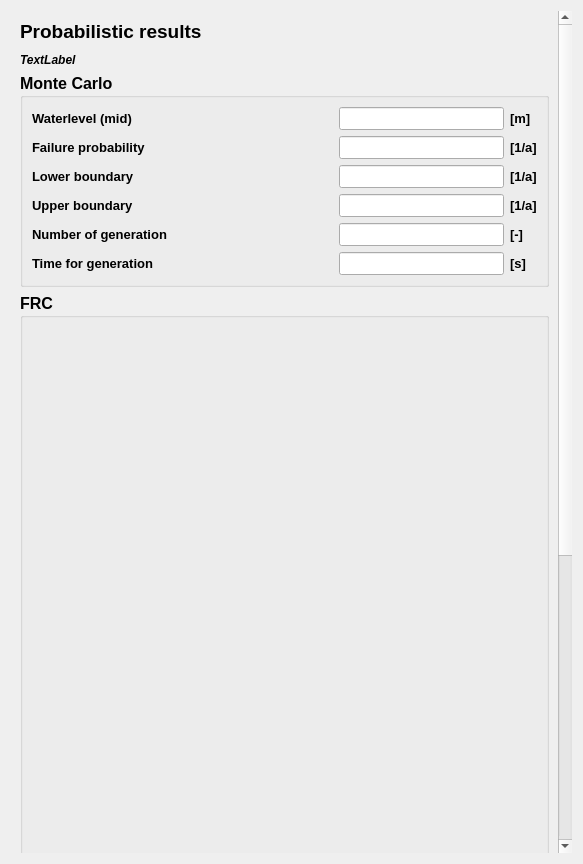
<?xml version="1.0" encoding="UTF-8"?>
<ui version="4.0">
 <class>FplGui_Prob_Result_Wid</class>
 <widget class="QWidget" name="FplGui_Prob_Result_Wid">
  <property name="geometry">
   <rect>
    <x>0</x>
    <y>0</y>
    <width>583</width>
    <height>864</height>
   </rect>
  </property>
  <property name="windowTitle">
   <string>Fpl results</string>
  </property>
  <layout class="QGridLayout" name="gridLayout_4">
   <item row="0" column="0">
    <widget class="QScrollArea" name="scrollArea">
     <property name="frameShape">
      <enum>QFrame::NoFrame</enum>
     </property>
     <property name="frameShadow">
      <enum>QFrame::Plain</enum>
     </property>
     <property name="widgetResizable">
      <bool>true</bool>
     </property>
     <widget class="QWidget" name="scrollAreaWidgetContents">
      <property name="geometry">
       <rect>
        <x>0</x>
        <y>0</y>
        <width>549</width>
        <height>1290</height>
       </rect>
      </property>
      <property name="sizePolicy">
       <sizepolicy hsizetype="MinimumExpanding" vsizetype="MinimumExpanding">
        <horstretch>0</horstretch>
        <verstretch>0</verstretch>
       </sizepolicy>
      </property>
      <layout class="QGridLayout" name="gridLayout_2">
       <property name="sizeConstraint">
        <enum>QLayout::SetNoConstraint</enum>
       </property>
       <item row="0" column="0">
        <layout class="QHBoxLayout" name="horizontalLayout_2">
         <property name="bottomMargin">
          <number>4</number>
         </property>
         <item>
          <widget class="QLabel" name="head_label">
           <property name="sizePolicy">
            <sizepolicy hsizetype="Expanding" vsizetype="Fixed">
             <horstretch>0</horstretch>
             <verstretch>0</verstretch>
            </sizepolicy>
           </property>
           <property name="font">
            <font>
             <family>Arial</family>
             <pointsize>14</pointsize>
             <weight>75</weight>
             <bold>true</bold>
            </font>
           </property>
           <property name="text">
            <string>Probabilistic results</string>
           </property>
          </widget>
         </item>
        </layout>
       </item>
       <item row="1" column="0">
        <widget class="QLabel" name="label_id">
         <property name="font">
          <font>
           <family>Arial</family>
           <pointsize>9</pointsize>
           <weight>75</weight>
           <italic>true</italic>
           <bold>true</bold>
          </font>
         </property>
         <property name="text">
          <string>TextLabel</string>
         </property>
        </widget>
       </item>
       <item row="2" column="0">
        <widget class="QGroupBox" name="groupBox_mc">
         <property name="sizePolicy">
          <sizepolicy hsizetype="Expanding" vsizetype="Expanding">
           <horstretch>0</horstretch>
           <verstretch>0</verstretch>
          </sizepolicy>
         </property>
         <property name="minimumSize">
          <size>
           <width>525</width>
           <height>0</height>
          </size>
         </property>
         <property name="maximumSize">
          <size>
           <width>16777215</width>
           <height>16777215</height>
          </size>
         </property>
         <property name="font">
          <font>
           <family>Arial</family>
           <pointsize>12</pointsize>
           <weight>75</weight>
           <bold>true</bold>
          </font>
         </property>
         <property name="toolTip">
          <string>Show the results of an MC-calculation for this section</string>
         </property>
         <property name="title">
          <string>Monte Carlo</string>
         </property>
         <property name="flat">
          <bool>false</bool>
         </property>
         <property name="checkable">
          <bool>false</bool>
         </property>
         <property name="checked">
          <bool>false</bool>
         </property>
         <layout class="QGridLayout" name="gridLayout">
          <item row="0" column="0">
           <widget class="QLabel" name="label">
            <property name="font">
             <font>
              <pointsize>10</pointsize>
             </font>
            </property>
            <property name="text">
             <string>Waterlevel (mid)</string>
            </property>
           </widget>
          </item>
          <item row="0" column="1">
           <spacer name="horizontalSpacer">
            <property name="orientation">
             <enum>Qt::Horizontal</enum>
            </property>
            <property name="sizeHint" stdset="0">
             <size>
              <width>40</width>
              <height>20</height>
             </size>
            </property>
           </spacer>
          </item>
          <item row="0" column="2">
           <widget class="QLineEdit" name="lineEdit_waterlevel">
            <property name="font">
             <font>
              <pointsize>10</pointsize>
             </font>
            </property>
            <property name="alignment">
             <set>Qt::AlignRight|Qt::AlignTrailing|Qt::AlignVCenter</set>
            </property>
            <property name="readOnly">
             <bool>true</bool>
            </property>
           </widget>
          </item>
          <item row="0" column="3">
           <widget class="QLabel" name="label_2">
            <property name="font">
             <font>
              <pointsize>10</pointsize>
             </font>
            </property>
            <property name="text">
             <string>[m]</string>
            </property>
           </widget>
          </item>
          <item row="1" column="0">
           <widget class="QLabel" name="label_5">
            <property name="font">
             <font>
              <pointsize>10</pointsize>
             </font>
            </property>
            <property name="text">
             <string>Failure probability</string>
            </property>
           </widget>
          </item>
          <item row="1" column="1">
           <spacer name="horizontalSpacer_3">
            <property name="orientation">
             <enum>Qt::Horizontal</enum>
            </property>
            <property name="sizeHint" stdset="0">
             <size>
              <width>40</width>
              <height>20</height>
             </size>
            </property>
           </spacer>
          </item>
          <item row="1" column="2">
           <widget class="QLineEdit" name="lineEdit_failure_prob">
            <property name="font">
             <font>
              <pointsize>10</pointsize>
             </font>
            </property>
            <property name="alignment">
             <set>Qt::AlignRight|Qt::AlignTrailing|Qt::AlignVCenter</set>
            </property>
            <property name="readOnly">
             <bool>true</bool>
            </property>
           </widget>
          </item>
          <item row="1" column="3">
           <widget class="QLabel" name="label_6">
            <property name="font">
             <font>
              <pointsize>10</pointsize>
             </font>
            </property>
            <property name="text">
             <string>[1/a]</string>
            </property>
           </widget>
          </item>
          <item row="2" column="0">
           <widget class="QLabel" name="label_7">
            <property name="font">
             <font>
              <pointsize>10</pointsize>
             </font>
            </property>
            <property name="text">
             <string>Lower boundary</string>
            </property>
           </widget>
          </item>
          <item row="2" column="1">
           <spacer name="horizontalSpacer_4">
            <property name="orientation">
             <enum>Qt::Horizontal</enum>
            </property>
            <property name="sizeHint" stdset="0">
             <size>
              <width>40</width>
              <height>20</height>
             </size>
            </property>
           </spacer>
          </item>
          <item row="2" column="2">
           <widget class="QLineEdit" name="lineEdit_lower_bound">
            <property name="font">
             <font>
              <pointsize>10</pointsize>
             </font>
            </property>
            <property name="alignment">
             <set>Qt::AlignRight|Qt::AlignTrailing|Qt::AlignVCenter</set>
            </property>
            <property name="readOnly">
             <bool>true</bool>
            </property>
           </widget>
          </item>
          <item row="2" column="3">
           <widget class="QLabel" name="label_8">
            <property name="font">
             <font>
              <pointsize>10</pointsize>
             </font>
            </property>
            <property name="text">
             <string>[1/a]</string>
            </property>
           </widget>
          </item>
          <item row="3" column="0">
           <widget class="QLabel" name="label_9">
            <property name="font">
             <font>
              <pointsize>10</pointsize>
             </font>
            </property>
            <property name="text">
             <string>Upper boundary</string>
            </property>
           </widget>
          </item>
          <item row="3" column="1">
           <spacer name="horizontalSpacer_5">
            <property name="orientation">
             <enum>Qt::Horizontal</enum>
            </property>
            <property name="sizeHint" stdset="0">
             <size>
              <width>40</width>
              <height>20</height>
             </size>
            </property>
           </spacer>
          </item>
          <item row="3" column="2">
           <widget class="QLineEdit" name="lineEdit_upper_bound">
            <property name="font">
             <font>
              <pointsize>10</pointsize>
             </font>
            </property>
            <property name="alignment">
             <set>Qt::AlignRight|Qt::AlignTrailing|Qt::AlignVCenter</set>
            </property>
            <property name="readOnly">
             <bool>true</bool>
            </property>
           </widget>
          </item>
          <item row="3" column="3">
           <widget class="QLabel" name="label_10">
            <property name="font">
             <font>
              <pointsize>10</pointsize>
             </font>
            </property>
            <property name="text">
             <string>[1/a]</string>
            </property>
           </widget>
          </item>
          <item row="4" column="0">
           <widget class="QLabel" name="label_11">
            <property name="font">
             <font>
              <pointsize>10</pointsize>
             </font>
            </property>
            <property name="text">
             <string>Number of generation</string>
            </property>
           </widget>
          </item>
          <item row="4" column="1">
           <spacer name="horizontalSpacer_6">
            <property name="orientation">
             <enum>Qt::Horizontal</enum>
            </property>
            <property name="sizeHint" stdset="0">
             <size>
              <width>17</width>
              <height>17</height>
             </size>
            </property>
           </spacer>
          </item>
          <item row="4" column="2">
           <widget class="QLineEdit" name="lineEdit_number_gen">
            <property name="font">
             <font>
              <pointsize>10</pointsize>
             </font>
            </property>
            <property name="alignment">
             <set>Qt::AlignRight|Qt::AlignTrailing|Qt::AlignVCenter</set>
            </property>
            <property name="readOnly">
             <bool>true</bool>
            </property>
           </widget>
          </item>
          <item row="4" column="3">
           <widget class="QLabel" name="label_12">
            <property name="font">
             <font>
              <pointsize>10</pointsize>
             </font>
            </property>
            <property name="text">
             <string>[-]</string>
            </property>
           </widget>
          </item>
          <item row="5" column="0">
           <widget class="QLabel" name="label_13">
            <property name="font">
             <font>
              <pointsize>10</pointsize>
             </font>
            </property>
            <property name="text">
             <string>Time for generation</string>
            </property>
           </widget>
          </item>
          <item row="5" column="1">
           <spacer name="horizontalSpacer_7">
            <property name="orientation">
             <enum>Qt::Horizontal</enum>
            </property>
            <property name="sizeHint" stdset="0">
             <size>
              <width>40</width>
              <height>20</height>
             </size>
            </property>
           </spacer>
          </item>
          <item row="5" column="2">
           <widget class="QLineEdit" name="lineEdit_time">
            <property name="font">
             <font>
              <pointsize>10</pointsize>
             </font>
            </property>
            <property name="alignment">
             <set>Qt::AlignRight|Qt::AlignTrailing|Qt::AlignVCenter</set>
            </property>
            <property name="readOnly">
             <bool>true</bool>
            </property>
           </widget>
          </item>
          <item row="5" column="3">
           <widget class="QLabel" name="label_14">
            <property name="font">
             <font>
              <pointsize>10</pointsize>
             </font>
            </property>
            <property name="text">
             <string>[s]</string>
            </property>
           </widget>
          </item>
         </layout>
        </widget>
       </item>
       <item row="3" column="0">
        <widget class="QGroupBox" name="groupBox_frc">
         <property name="sizePolicy">
          <sizepolicy hsizetype="MinimumExpanding" vsizetype="MinimumExpanding">
           <horstretch>0</horstretch>
           <verstretch>0</verstretch>
          </sizepolicy>
         </property>
         <property name="minimumSize">
          <size>
           <width>525</width>
           <height>1000</height>
          </size>
         </property>
         <property name="maximumSize">
          <size>
           <width>16777215</width>
           <height>16777215</height>
          </size>
         </property>
         <property name="font">
          <font>
           <family>Arial</family>
           <pointsize>12</pointsize>
           <weight>75</weight>
           <bold>true</bold>
          </font>
         </property>
         <property name="toolTip">
          <string>Show the results of an FRC-calculation of this section</string>
         </property>
         <property name="title">
          <string>FRC</string>
         </property>
         <property name="flat">
          <bool>false</bool>
         </property>
         <layout class="QGridLayout" name="gridLayout_3">
          <property name="leftMargin">
           <number>10</number>
          </property>
          <property name="topMargin">
           <number>0</number>
          </property>
          <item row="0" column="0">
           <widget class="Sys_Plot_Frame" name="widget_frc" native="true">
            <property name="sizePolicy">
             <sizepolicy hsizetype="Expanding" vsizetype="Expanding">
              <horstretch>0</horstretch>
              <verstretch>0</verstretch>
             </sizepolicy>
            </property>
            <property name="font">
             <font>
              <pointsize>10</pointsize>
             </font>
            </property>
           </widget>
          </item>
          <item row="1" column="0">
           <widget class="Sys_Plot_Frame" name="widget_frc_generation" native="true">
            <property name="sizePolicy">
             <sizepolicy hsizetype="Expanding" vsizetype="Expanding">
              <horstretch>0</horstretch>
              <verstretch>0</verstretch>
             </sizepolicy>
            </property>
            <property name="font">
             <font>
              <pointsize>10</pointsize>
             </font>
            </property>
           </widget>
          </item>
          <item row="2" column="0">
           <widget class="Sys_Plot_Frame" name="widget_time" native="true">
            <property name="sizePolicy">
             <sizepolicy hsizetype="Expanding" vsizetype="Expanding">
              <horstretch>0</horstretch>
              <verstretch>0</verstretch>
             </sizepolicy>
            </property>
            <property name="font">
             <font>
              <pointsize>10</pointsize>
             </font>
            </property>
           </widget>
          </item>
         </layout>
        </widget>
       </item>
      </layout>
     </widget>
    </widget>
   </item>
  </layout>
 </widget>
 <customwidgets>
  <customwidget>
   <class>Sys_Plot_Frame</class>
   <extends>QWidget</extends>
   <header location="global">Sys_Plot_Frame.h</header>
   <container>1</container>
  </customwidget>
 </customwidgets>
 <resources/>
 <connections/>
</ui>
